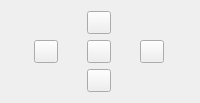
             <widget class="QWidget" name="gridWidget" native="true">
              <layout class="QGridLayout" name="gimbalLayout">
               <item row="1" column="1">
                <widget class="QToolButton" name="tool_gimbal_zoom">
                 <property name="text">
                  <string/>
                 </property>
                 <property name="icon">
                  <iconset>
                   <normaloff>:/media/icons/zoom_icon&amp;16.png</normaloff>:/media/icons/zoom_icon&amp;16.png</iconset>
                 </property>
                 <property name="checkable">
                  <bool>true</bool>
                 </property>
                </widget>
               </item>
               <item row="0" column="1">
                <widget class="QToolButton" name="tool_gimbal_up">
                 <property name="text">
                  <string/>
                 </property>
                 <property name="icon">
                  <iconset>
                   <normaloff>:/media/icons/arrow_top_icon&amp;16.png</normaloff>:/media/icons/arrow_top_icon&amp;16.png</iconset>
                 </property>
                </widget>
               </item>
               <item row="1" column="2">
                <widget class="QToolButton" name="tool_gimbal_right">
                 <property name="text">
                  <string/>
                 </property>
                 <property name="icon">
                  <iconset>
                   <normaloff>:/media/icons/arrow_right_icon&amp;16.png</normaloff>:/media/icons/arrow_right_icon&amp;16.png</iconset>
                 </property>
                </widget>
               </item>
               <item row="1" column="0">
                <widget class="QToolButton" name="tool_gimbal_left">
                 <property name="text">
                  <string/>
                 </property>
                 <property name="icon">
                  <iconset>
                   <normaloff>:/media/icons/arrow_left_icon&amp;16.png</normaloff>:/media/icons/arrow_left_icon&amp;16.png</iconset>
                 </property>
                </widget>
               </item>
               <item row="2" column="1">
                <widget class="QToolButton" name="tool_gimbal_down">
                 <property name="text">
                  <string/>
                 </property>
                 <property name="icon">
                  <iconset>
                   <normaloff>:/media/icons/arrow_bottom_icon&amp;16.png</normaloff>:/media/icons/arrow_bottom_icon&amp;16.png</iconset>
                 </property>
                </widget>
               </item>
              </layout>
             </widget>
